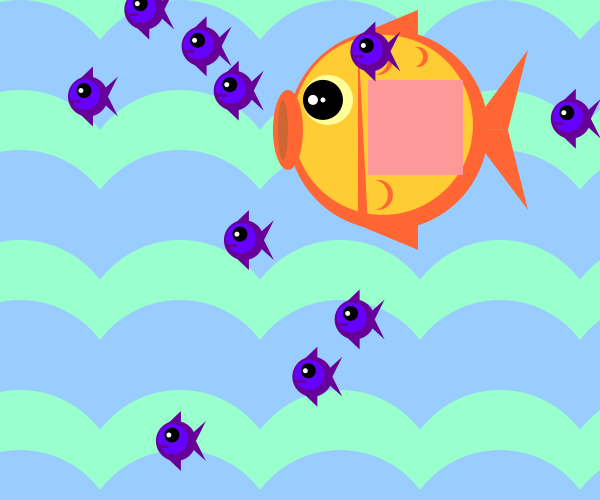
Frame 1 (no input)
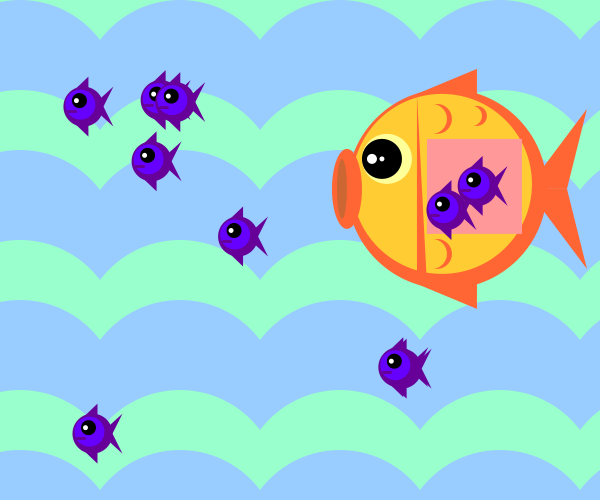
Frame 60 (the mouse pressed at the canvas centre just before this capture)
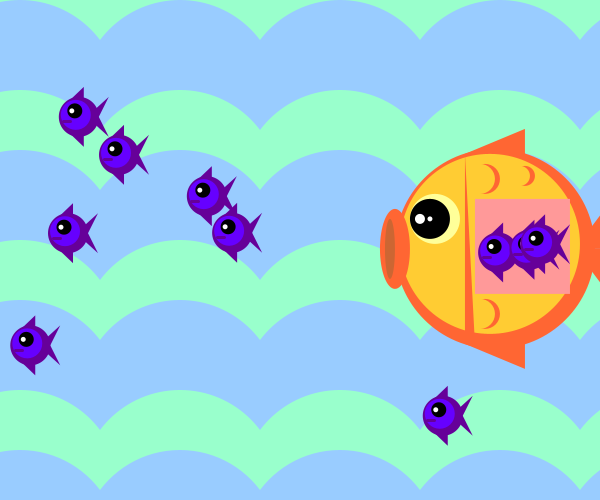
Frame 120 (the mouse held since frame 60 and released just before this capture)

The Processing sketch that drew these frames (run headless with seeded random() and noise(); from frame 60 on, the mouse is pressed at the canvas centre):

// Processing sketch: processing_19883
// ── processing_19883.pde

boolean eaterRight = true;

boolean eaterUp = true;

int eaterRad = 100;

PVector [] fishiesPoses = new PVector [10];
PVector [] fishiesSwimDist = new PVector [10];

boolean [] fishiesRight = new boolean [10];

boolean [] fishiesUp = new boolean [10];

boolean [] fishiesEated = new boolean [10];

PVector eaterPos = new PVector ();

PVector fishPos = new PVector ();

boolean fishRight = true;

boolean fishUp = true;

boolean fishEaten = false;

int fishRad = 20;

int stomachWidth = 95;

int stomachHeight = 95;

void setup () {
  
    size (600, 500);
    eaterPos.x = random (width);
    eaterPos.y = random (height);
    /*fishPos.x = stomachWidth/2;
    fishPos.y = stomachHeight/2;*/
    
    for (int i = 0; i<fishiesPoses.length; i++){
        fishiesPoses [i] = new PVector (random (width), random (height));
        
        if ( random(2) > 1 ) {
            fishiesRight [i] = true;
        } else {
            fishiesRight [i] = false;
        }
        
        if ( random(2) > 1 ) {
            fishiesUp [i] = true;
        } else {
            fishiesUp [i] = false;
        }
        
        fishiesEated [i] = false;
        fishiesSwimDist [i] = new PVector (random(2), random(2));
    }
}

void draw () {

  PVector stomachPos = new PVector ();
    
    stomachPos.x = (eaterPos.x)-20;
    stomachPos.y = (eaterPos.y)-50;

noStroke ();  
fill (153, 255, 204);
rect (0, 0, 600, 200);

fill (153, 204, 255);
ellipse (20, 100, 200, 200);
ellipse (180, 100, 200, 200);
ellipse (340, 100, 200, 200);
ellipse (500, 100, 200, 200);
ellipse (660, 100, 200, 200);

fill (153, 255, 204);
ellipse (20, 190, 200, 200);
ellipse (180, 190, 200, 200);
ellipse (340, 190, 200, 200);
ellipse (500, 190, 200, 200);
ellipse (660, 190, 200, 200);

fill (153, 204, 255);
ellipse (20, 250, 200, 200);
ellipse (180, 250, 200, 200);
ellipse (340, 250, 200, 200);
ellipse (500, 250, 200, 200);
ellipse (660, 250, 200, 200);

fill (153, 255, 204);
ellipse (20, 340, 200, 200);
ellipse (180, 340, 200, 200);
ellipse (340, 340, 200, 200);
ellipse (500, 340, 200, 200);
ellipse (660, 340, 200, 200);

fill (153, 204, 255);
ellipse (20, 400, 200, 200);
ellipse (180, 400, 200, 200);
ellipse (340, 400, 200, 200);
ellipse (500, 400, 200, 200);
ellipse (660, 400, 200, 200);

fill (153, 255, 204);
ellipse (20, 490, 200, 200);
ellipse (180, 490, 200, 200);
ellipse (340, 490, 200, 200);
ellipse (500, 490, 200, 200);
ellipse (660, 490, 200, 200);

fill (153, 204, 255);
ellipse (20, 550, 200, 200);
ellipse (180, 550, 200, 200);
ellipse (340, 550, 200, 200);
ellipse (500, 550, 200, 200);
ellipse (660, 550, 200, 200);

    noStroke ();
    smooth ();

    
    
    noStroke ();
    fill (255, 102, 51);
    triangle ((eaterPos.x)+80, eaterPos.y, (eaterPos.x)+140, (eaterPos.y)+80, (eaterPos.x)+120, eaterPos.y);
    triangle ((eaterPos.x)+80, eaterPos.y, (eaterPos.x)+140, (eaterPos.y)-80, (eaterPos.x)+120, eaterPos.y);
    triangle ((eaterPos.x)-30, (eaterPos.y)+95, (eaterPos.x)+30, (eaterPos.y)+120, (eaterPos.x)+30, (eaterPos.y)+90);
    triangle ((eaterPos.x)-30, (eaterPos.y)-95, (eaterPos.x)+30, (eaterPos.y)-120, (eaterPos.x)+30, (eaterPos.y)-90);
    ellipse (eaterPos.x, eaterPos.y, 200, 200);
    fill (255, 204, 51);
    ellipse ((eaterPos.x)-5, (eaterPos.y)-5, 180, 180);
    fill (255, 153, 153);
    rect ((eaterPos.x)-20, eaterPos.y-50, 95, 95);
    fill (255, 255, 153);
    ellipse ((eaterPos.x)-60, (eaterPos.y)-30, 50, 50);
    fill (000, 000, 000);
    ellipse ((eaterPos.x)-65, (eaterPos.y)-30, 40, 40);
    fill (255, 255, 255);
    ellipse ((eaterPos.x)-75, (eaterPos.y)-30, 10, 10);
    ellipse ((eaterPos.x)-65, (eaterPos.y)-30, 5, 5);
    fill (255, 102, 51);
    ellipse ((eaterPos.x)-10, (eaterPos.y)-70, 30, 30);
    fill (255, 204, 51);
    ellipse ((eaterPos.x)-15, (eaterPos.y)-70, 30, 30);
    fill (255, 102, 51);
    ellipse ((eaterPos.x)+30, (eaterPos.y)-73, 20, 20);
    fill (255, 204, 51);
    ellipse ((eaterPos.x)+25, (eaterPos.y)-73, 20, 20);
    fill (255, 102, 51);
    ellipse ((eaterPos.x)-10, (eaterPos.y)+65, 30, 30);
    fill (255, 204, 51);
    ellipse ((eaterPos.x)-15, (eaterPos.y)+65, 30, 30);
    fill (255, 102, 51);
    ellipse ((eaterPos.x)-100, eaterPos.y, 30, 80);
    fill (204, 102, 51);
    ellipse ((eaterPos.x)-105, eaterPos.y, 10, 60);
    fill (255, 102, 51);
    triangle ((eaterPos.x)-30, (eaterPos.y)-95, (eaterPos.x)-30, (eaterPos.y)+95, (eaterPos.x)-20, (eaterPos.y)+95);
    
    
    
    
    
    if (eaterRight == true) {
        eaterPos.x++;
        if (eaterPos.x >= width-eaterRad) {
            eaterRight = false;
        }
    } else { 
        eaterPos.x--;
        if (eaterPos.x <= eaterRad) {
            eaterRight = true;
        }
    }



    if (eaterUp ==true) {
        eaterPos.y++;
        if (eaterPos.y >= height-eaterRad) {
            eaterUp = false;
        }
    } else {
        eaterPos.y--;
        if (eaterPos.y <= eaterRad) {
            eaterUp = true;
        }
    }
    
    int numEated = 0;
    
    for (int i = 0; i < fishiesPoses.length; i++) {
    
        noStroke();
        
        if (fishiesEated[i] == false) {
            fill (102, 0, 153);
            triangle ((fishiesPoses[i].x)-18, (fishiesPoses[i].y)-8, (fishiesPoses[i].x)+5, (fishiesPoses[i].y)-30, (fishiesPoses[i].x)+5, (fishiesPoses[i].y)-8);
            triangle ((fishiesPoses[i].x)-18, (fishiesPoses[i].y)+8, (fishiesPoses[i].x)+5, (fishiesPoses[i].y)+30, (fishiesPoses[i].x)+5, (fishiesPoses[i].y)+8);
            triangle ((fishiesPoses[i].x)+8, fishiesPoses[i].y, (fishiesPoses[i].x)+30, (fishiesPoses[i].y)+20, (fishiesPoses[i].x)+20, fishiesPoses[i].y);
            triangle ((fishiesPoses[i].x)+8, fishiesPoses[i].y, (fishiesPoses[i].x)+30, (fishiesPoses[i].y)-20, (fishiesPoses[i].x)+20, fishiesPoses[i].y);
            ellipse (fishiesPoses[i].x, fishiesPoses[i].y, 40, 40);
            fill (102, 0, 255);
            ellipse ((fishiesPoses[i].x)-3, (fishiesPoses[i].y)-2, 30, 30);
            fill (000, 000, 000);
            ellipse ((fishiesPoses[i].x)-4, (fishiesPoses[i].y)-6, 15, 15);
            fill (255, 255, 255);
            ellipse ((fishiesPoses[i].x)-7, (fishiesPoses[i].y)-6, 5, 5);
            stroke (102, 0, 153);
            strokeWeight (3);
            line ((fishiesPoses[i].x)-8, (fishiesPoses[i].y)+5, (fishiesPoses[i].x)-15, (fishiesPoses[i].y)+5);
        } else {
            fill (102, 0, 153);
            triangle (((fishiesPoses[i].x)-18)+stomachPos.x, ((fishiesPoses[i].y)-8)+stomachPos.y, ((fishiesPoses[i].x)+5)+stomachPos.x, ((fishiesPoses[i].y)-30)+stomachPos.y, ((fishiesPoses[i].x)+5)+stomachPos.x, ((fishiesPoses[i].y)-8)+stomachPos.y);
            triangle (((fishiesPoses[i].x)-18)+stomachPos.x, ((fishiesPoses[i].y)+8)+stomachPos.y, ((fishiesPoses[i].x)+5)+stomachPos.x, ((fishiesPoses[i].y)+30)+stomachPos.y, ((fishiesPoses[i].x)+5)+stomachPos.x, ((fishiesPoses[i].y)+8)+stomachPos.y);
            triangle (((fishiesPoses[i].x)+8)+stomachPos.x, (fishiesPoses[i].y)+stomachPos.y, ((fishiesPoses[i].x)+30)+stomachPos.x, ((fishiesPoses[i].y)+20)+stomachPos.y, ((fishiesPoses[i].x)+20)+stomachPos.x, (fishiesPoses[i].y)+stomachPos.y);
            triangle (((fishiesPoses[i].x)+8)+stomachPos.x, (fishiesPoses[i].y)+stomachPos.y, ((fishiesPoses[i].x)+30)+stomachPos.x, ((fishiesPoses[i].y)-20)+stomachPos.y, ((fishiesPoses[i].x)+20)+stomachPos.x, (fishiesPoses[i].y)+stomachPos.y);
            ellipse ((fishiesPoses[i].x)+stomachPos.x, (fishiesPoses[i].y)+stomachPos.y, 40, 40);
            fill (102, 0, 255);
            ellipse (((fishiesPoses[i].x)-3)+stomachPos.x, ((fishiesPoses[i].y)-2)+stomachPos.y, 30, 30);
            fill (000, 000, 000);
            ellipse (((fishiesPoses[i].x)-4)+stomachPos.x, ((fishiesPoses[i].y)-6)+stomachPos.y, 15, 15);
            fill (255, 255, 255);
            ellipse (((fishiesPoses[i].x)-7)+stomachPos.x, ((fishiesPoses[i].y)-6)+stomachPos.y, 5, 5);
            stroke (102, 0, 153);
            strokeWeight (3);
            line (((fishiesPoses[i].x)-8)+stomachPos.x, ((fishiesPoses[i].y)+5)+stomachPos.y, ((fishiesPoses[i].x)-15)+stomachPos.x, ((fishiesPoses[i].y)+5)+stomachPos.y);
        }
        
        
        if (fishiesEated [i] == false) {
            if (fishiesRight [i] == true) {
                fishiesPoses [i].x += fishiesSwimDist[i].x;
                if (fishiesPoses [i].x >= width-fishRad) {
                    fishiesRight [i] = false;
                }
            } else { 
                fishiesPoses [i].x -= fishiesSwimDist[i].x;
                if (fishiesPoses [i].x <= fishRad) {
                    fishiesRight [i] = true;
                }
            }
            
            
            if (fishiesUp [i] == true) {
                fishiesPoses [i].y-=fishiesSwimDist[i].y;
                if (fishiesPoses [i].y <= fishRad) {
                    fishiesUp [i] = false;
                }
            } else {
                fishiesPoses [i].y+=fishiesSwimDist[i].y;
                if (fishiesPoses [i].y >= height-fishRad) {
                    fishiesUp [i] = true;
                }
            }
        } else {
            if (fishiesRight [i] == true) {
                fishiesPoses [i].x += fishiesSwimDist[i].x * 2;
                if (fishiesPoses [i].x >= stomachWidth-fishRad) {
                    fishiesRight [i] = false;
                }
            } else { 
                fishiesPoses [i].x -= fishiesSwimDist[i].x * 2;
                if (fishiesPoses [i].x <= fishRad) {
                    fishiesRight [i] = true;
                }
            }
            
            
            if (fishiesUp [i] ==true) {
                fishiesPoses [i].y -= fishiesSwimDist[i].y * 2;
                if (fishiesPoses [i].y <= fishRad) {
                    fishiesUp [i] = false;
                }
            } else {
                fishiesPoses [i].y += fishiesSwimDist[i].y * 2;
                if (fishiesPoses [i].y >= stomachHeight-fishRad) {
                    fishiesUp [i] = true;
                }
            }
        }
        
        
        float fishCollide = sqrt (((eaterPos.x-fishiesPoses [i].x)*(eaterPos.x-fishiesPoses [i].x))+((eaterPos.y-fishiesPoses [i].y)*(eaterPos.y-fishiesPoses [i].y)));
        
        if (fishiesEated [i] == false && fishCollide < (eaterRad+fishRad) ) {
            fishiesEated [i] = true;
            fishiesPoses [i].x = stomachWidth/2;
            fishiesPoses [i].y = stomachHeight/2;
        }
        
        if ( fishiesEated[i] == true ) {
            numEated++;
        }
    }
    
    if ( numEated == 10 ) {
        for (int i = 0; i<fishiesPoses.length; i++){
            fishiesPoses [i] = new PVector (random (width), random (height));
            
            if ( random(2) > 1 ) {
                fishiesRight [i] = true;
            } else {
                fishiesRight [i] = false;
            }
            
            if ( random(2) > 1 ) {
                fishiesUp [i] = true;
            } else {
                fishiesUp [i] = false;
            }
            
            fishiesEated [i] = false;
            fishiesSwimDist [i] = new PVector (random(2), random(2));
        }
    }
}
                
                
